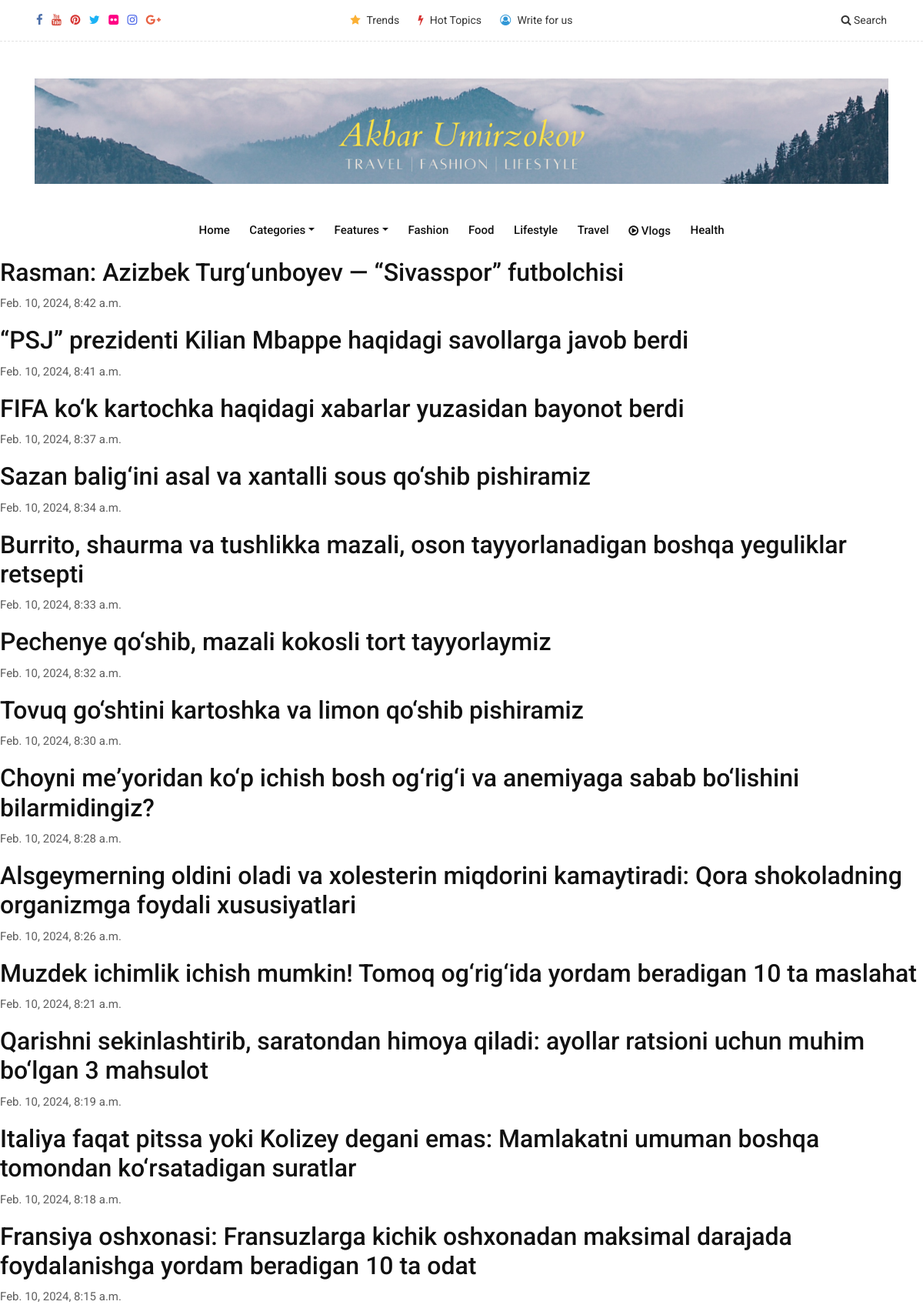
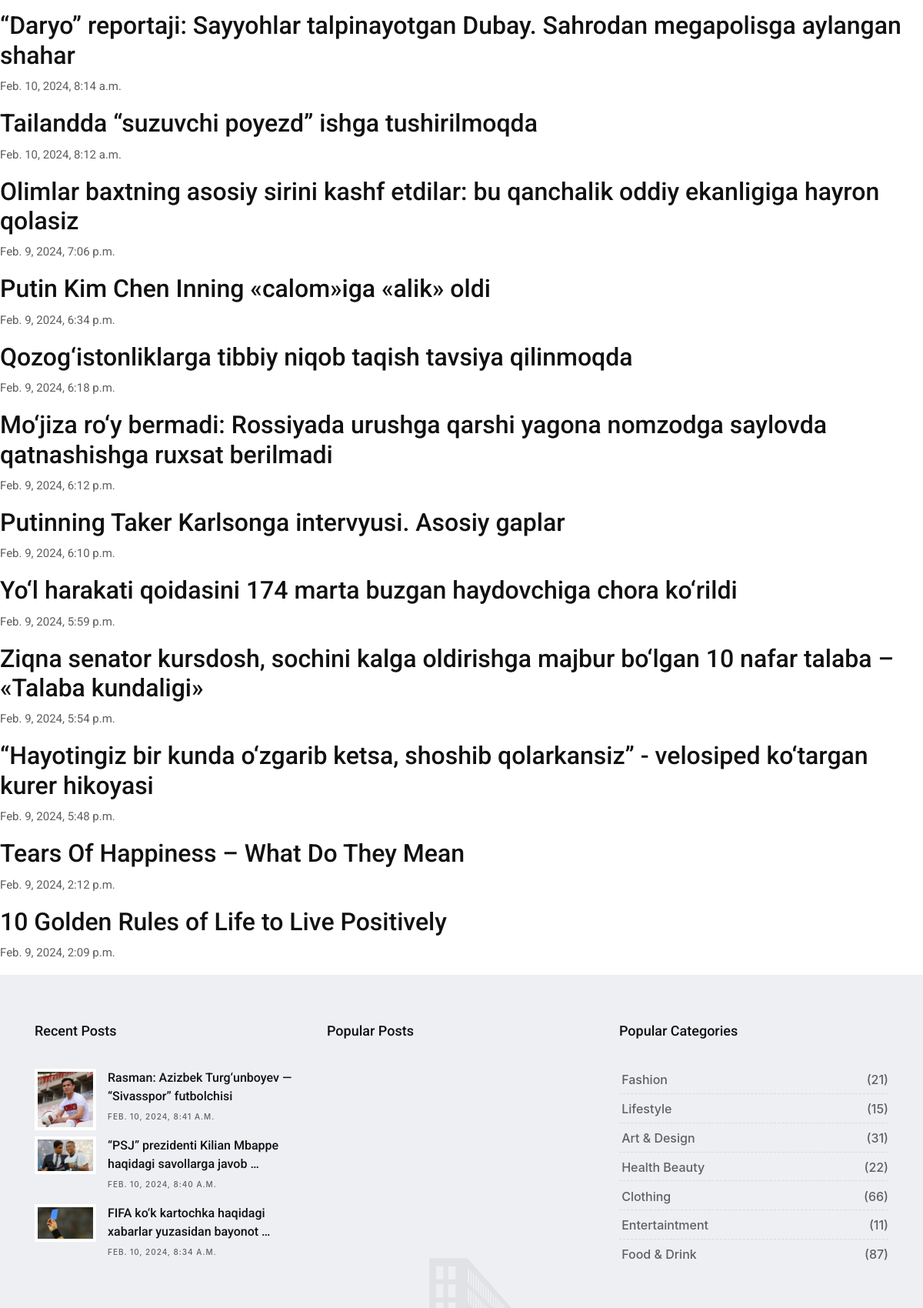
Page /news (upper part) on the committed database (2 pictures, top to bottom).
### news_app/models.py (models this page shows, shortened)
class News(models.Model):
    class Status(models.TextChoices):
        Published = 'PU', 'Published'
        Draft = 'DR', 'Draft'
    title = models.CharField(max_length=150, verbose_name='Title')
    slug = models.SlugField(max_length=150, unique=True, verbose_name='URL')
    body = models.TextField(verbose_name='Text')
    image = models.ImageField(upload_to='static/images', verbose_name='Image')
    category = models.ForeignKey('Category', on_delete=models.CASCADE, verbose_name='Category')
    published_time = models.DateTimeField(default=timezone.now, verbose_name='Published time')
    created_time = models.DateTimeField(auto_now_add=True, verbose_name='Created time')
    updated_time = models.DateTimeField(auto_now=True, verbose_name='Updated time')
    status = models.CharField(max_length=2, choices=Status.choices, default=Status.Draft, verbose_name='Status')
    objects = models.Manager()
    published = PublishedManager()
    class Meta:
        ordering = ['-published_time']
        verbose_name_plural = 'News'

### news_app/views.py (the view)
# urls.py: path('news', v.NewsListView.as_view(), name='news_list'),
class NewsListView(ListView):
    model = News
    queryset = News.published.all()
    template_name = 'news/news_list.html'

### news_app/context_processor.py (called while the page is built)
def latest_news(request):
    latest_news = News.published.all().order_by('-published_time')[:3]
    context = {
        'latest_news': latest_news
    }
    return context

### news_app/models.py (called while the page is built)
    def get_queryset(self):
        return super().get_queryset().filter(status='PU')

### templates/news/news_list.html
{% extends 'base.html' %}
{% block content %}
    {% for blog in object_list %}
        <a href="{% url 'news_detail' blog.slug %}"><h2>{{ blog.title }}</h2></a>
        <p>{{ blog.created_time }}</p>
    {% endfor %}
{% endblock %}

### templates/base.html (shortened to what this page needs)
{% load static %}
<!DOCTYPE html>
<html lang="en">
<head>
    <link href="{% static 'css/bootstrap.css' %}" rel="stylesheet">
    <link href="{% static 'css/font-awesome.min.css' %}" rel="stylesheet">
    <link href="{% static 'style.css' %}" rel="stylesheet">
    <link href="{% static 'css/responsive.css' %}" rel="stylesheet">
    <link href="{% static 'css/colors.css' %}" rel="stylesheet">
    <link rel="stylesheet" href="https://cdn.jsdelivr.net/npm/bootstrap@4.3.1/dist/css/bootstrap.min.css">
</head>
<body>
    <div id="wrapper">
        <div class="topbar-section">
            <div class="container-fluid">
                <div class="row">
                    <div class="col-lg-4 col-md-6 col-sm-6 hidden-xs-down">
                        <div class="topsocial">
                            <a href="#" data-toggle="tooltip" data-placement="bottom" title="Facebook"><i class="fa fa-facebook"></i></a>
                            <a href="#" data-toggle="tooltip" data-placement="bottom" title="Youtube"><i class="fa fa-youtube"></i></a>
                            <a href="#" data-toggle="tooltip" data-placement="bottom" title="Pinterest"><i class="fa fa-pinterest"></i></a>
                            <a href="#" data-toggle="tooltip" data-placement="bottom" title="Twitter"><i class="fa fa-twitter"></i></a>
                            <a href="#" data-toggle="tooltip" data-placement="bottom" title="Flickr"><i class="fa fa-flickr"></i></a>
                            <a href="#" data-toggle="tooltip" data-placement="bottom" title="Instagram"><i class="fa fa-instagram"></i></a>
                            <a href="#" data-toggle="tooltip" data-placement="bottom" title="Google+"><i class="fa fa-google-plus"></i></a>
                        </div>
                    </div>
                    <div class="col-lg-4 hidden-md-down">
                        <div class="topmenu text-center">
                            <ul class="list-inline">
                                <li class="list-inline-item"><a href="{% url 'blog-category-01' %}"><i class="fa fa-star"></i> Trends</a></li>
                                <li class="list-inline-item"><a href="{% url 'blog-category-02' %}"><i class="fa fa-bolt"></i> Hot Topics</a></li>
                                <li class="list-inline-item"><a href="{% url 'page-contact' %}"><i class="fa fa-user-circle-o"></i> Write for us</a></li>
                            </ul>
                        </div>
                    </div>
                    <div class="col-lg-4 col-md-6 col-sm-6 col-xs-12">
                        <div class="topsearch text-right">
                            <a data-toggle="collapse" href="#collapseExample" aria-expanded="false" aria-controls="collapseExample"><i class="fa fa-search"></i> Search</a>
                        </div>
                    </div>
                </div>
            </div>
        </div>
        <div class="header-section">
            <div class="container">
                <div class="row">
                    <div class="col-md-12">
                        <div class="logo">
                            <a href="{% url 'home' %}"><img src="{% static 'upload/White Modern Simple Travel YouTube Banner (2) (2).png' %}" alt=""></a>
                        </div>
                    </div>
                </div>
            </div>
        </div>
        <header class="header">
            <div class="container">
                <nav class="navbar navbar-inverse navbar-toggleable-md">
                    <div class="collapse navbar-collapse justify-content-md-center" id="cloapediamenu">
                        <ul class="navbar-nav">
                            <li class="nav-item">
                                <a class="nav-link color-pink-hover" href="{% url 'home' %}">Home</a>
                            </li>
                            <li class="nav-item dropdown has-submenu menu-large hidden-md-down hidden-sm-down hidden-xs-down">
                                <a class="nav-link dropdown-toggle" href="#" id="dropdown01" data-toggle="dropdown" aria-haspopup="true" aria-expanded="false">Categories</a>
                            </li>
                            <li class="nav-item dropdown has-submenu">
                                <a class="nav-link dropdown-toggle" href="#" id="dropdown02" data-toggle="dropdown" aria-haspopup="true" aria-expanded="false">Features</a>
                            </li>
                            <li class="nav-item">
                                <a class="nav-link color-pink-hover" href="{% url 'blog-category-01' %}">Fashion</a>
                            </li>
                            <li class="nav-item">
                                <a class="nav-link color-red-hover" href="{% url 'blog-category-02' %}">Food</a>
                            </li>
                            <li class="nav-item">
                                <a class="nav-link color-aqua-hover" href="{% url 'blog-category-03' %}">Lifestyle</a>
                            </li>
                            <li class="nav-item">
                                <a class="nav-link color-green-hover" href="blog-category-04.html">Travel</a>
                            </li>
                            <li class="nav-item">
                                <a class="nav-link color-yellow-hover" href="blog-category-05.html"><i class="fa fa-play-circle-o"></i> Vlogs</a>
                            </li>
                            <li class="nav-item">
                                <a class="nav-link color-grey-hover" href="blog-category-06.html">Health</a>
                            </li>
                        </ul>
                    </div>
                </nav>
            </div>
        </header>
{% block content %}
{% endblock content %}
    <footer class="footer">
            <div class="container">
                <div class="row">
                    <div class="col-lg-4 col-md-12 col-sm-12 col-xs-12">
                        <div class="widget">
                            <h2 class="widget-title">Recent Posts</h2>
                            <div class="blog-list-widget">
                                <div class="list-group">
                                    {% for latest_new in latest_news %}
                                    	<a href="{% url 'single' %}" class="list-group-item list-group-item-action flex-column align-items-start">
                                        <div class="w-100 justify-content-between">
                                            <img src="{{ latest_new.image.url }}" alt="" class="img-fluid float-left">
                                            <h5 class="mb-1">{{ latest_new.title|truncatewords:7 }}</h5>
                                            <small>{{ latest_new.published_time}}</small>
                                        </div>
                                        </a>
                                    {% endfor %}
                                </div>
                            </div>
                        </div>
                    </div>
                    <div class="col-lg-4 col-md-12 col-sm-12 col-xs-12">
                        <div class="widget">
                            <h2 class="widget-title">Popular Posts</h2>
                        </div>
                    </div>
                    <div class="col-lg-4 col-md-12 col-sm-12 col-xs-12">
                        <div class="widget">
                            <h2 class="widget-title">Popular Categories</h2>
                            <div class="link-widget">
                                <ul>
                                    <li><a href="#">Fashion <span>(21)</span></a></li>
                                    <li><a href="#">Lifestyle <span>(15)</span></a></li>
                                    <li><a href="#">Art & Design <span>(31)</span></a></li>
                                    <li><a href="#">Health Beauty <span>(22)</span></a></li>
                                    <li><a href="#">Clothing <span>(66)</span></a></li>
                                    <li><a href="#">Entertaintment <span>(11)</span></a></li>
                                    <li><a href="#">Food & Drink <span>(87)</span></a></li>
                                </ul>
                            </div>
                        </div>
                    </div>
                </div>
            </div>
    </footer>
    </div>
</body>
</html>

### static/style.css (style rules this page uses)
body { font-size: 15px; line-height: 26px; background-color: #ffffff; }
h1, h2, h3, h4, h5, body, p, .topbar-section, .navbar-inverse .navbar-nav .nav-link, .header .dropdown-menu, .navbar-nav .nav-link { font-family: 'Roboto', serif; }
h1, h2, h3, h4, h5, h6 { font-weight: 700; line-height: 1.4; color: #111111; }
h2 { font-size: 27px; line-height: 38px; margin-bottom: 20px }
h5 { font-size: 17px; line-height: 25px; margin-bottom: 11px }
a { color: #111111; }
body, p { color: #5e5e5e; }
p { margin-bottom: 26px; font-size: 15px; line-height: 26px; }
a { text-decoration: none !important; }
.header { padding: 0.4rem 0; position: relative; background-color: #ffffff; }
.navbar-inverse .navbar-nav .nav-link, .navbar-nav .nav-link { font-size: 15px; font-weight: 500; line-height: 1; padding: 0.9rem 0 0.8rem; text-transform: capitalize; color: #121212; }
.dropdown-toggle::after { display: inline-block; width: auto; height: auto; margin-left: 0.5em; margin-top: 0rem; vertical-align: middle; content: "\f107"; border: 0; font-family: 'FontAwesome'; }
.navbar-toggleable-md .navbar-nav .nav-link { padding-left: 0.8rem; padding-right: 0.8rem; }
.header-section { padding: 3rem 0 1.5rem; background-color: #ffffff; }
.logo img { max-width: 324px; max-width: 100%; margin: auto; text-align: center; display: block; }
.navbar-nav { margin: 0; }
.header-section { margin-bottom: 0; }
.topsocial .fa { margin-right: 0.5rem; font-size: 15px; }
.topbar-section { display: block; position: relative; background-color: #ffffff; padding: 1rem 2rem; font-size: 14px; border-bottom: 1px dashed #e2e2e2; }
.topbar-section a { color: rgba(0, 0, 0, 0.8) !important; }
.topbar-section .list-inline { margin: 0; padding: 0; }
.topbar-section .list-inline-item { padding: 0 0.4rem !important; }
.topmenu i { padding-right: 0.3rem; }
.menu-large { overflow: hidden; position: static !important; }
.footer .widget-title { display: table; font-size: 18px; line-height: 1; margin: 0 0 2rem; padding: 0 0 0.5rem; }
.footer { padding: 4rem 0 4rem; background: url(images/footer.png) repeat-x center bottom #edeff2; }
.footer ul { padding: 0; margin: 0; list-style: none; }
.footer ul li { margin-bottom: 0.3rem; }
.footer ul li:last-child { margin-bottom: 0; }
.footer h5, .footer ul li a { color: #111111; }
.footer a, .footer p, .blog-list-widget small { color: rgba(0, 0, 0, 0.6) !important; }
.blog-list-widget img { background: #fff none repeat scroll 0 0; margin-right: 15px; max-width: 80px; padding: 4px; }
.blog-list-widget .list-group-item { padding: 0; border: 0; margin: 0; background-color: transparent; }
.blog-list-widget .w-100 { margin-bottom: 1rem; display: block; }
.blog-list-widget .mb-1 { font-size: 16px; font-weight: 500; line-height: 1.5; margin-bottom: 0rem !important; }
.blog-list-widget small { font-size: 10px; font-weight: 500; letter-spacing: 1px; text-transform: uppercase; }
.link-widget li { padding: 0.4rem 0.2rem 0.6rem; text-transform: capitalize; line-height: 1; font-weight: 500; position: relative; margin: 0; border-bottom: 1px dashed #dadada; }
.link-widget li:last-child { border-bottom: 0 dashed #dadada; }
.link-widget li span { position: absolute; right: 0; }

### static/css/responsive.css (style rules this page uses)
@media (min-width: 992px) { .header .navbar-nav .has-submenu { position: relative; } }

### static/css/colors.css (style rules this page uses)
.authorbox p a, .pp a, .sitemap-wrapper small, .fa-user-circle-o, .footer h5:hover, a:hover, a:focus, .navbar-nav .nav-link:hover, .navbar-nav .nav-link:focus, .navbar-inverse .navbar-nav .active > .nav-link, .navbar-inverse .navbar-nav .nav-link.active, .navbar-inverse .navbar-nav .nav-link.open, .navbar-inverse .navbar-nav .open > .nav-link { color: #3197d6 !important; }
.footer .widget-title { border-color: #3197d6; }
.fa-star-o, .fa-star { color: #fbb034; }
.topsocial .fa.fa-facebook { color: #4b6ea9; }
.topsocial .fa.fa-google-plus { color: #e86142; }
.topsocial .fa.fa-twitter { color: #1ab2f5; }
.fa-bolt, .topsocial .fa.fa-pinterest { color: #d73533; }
.topsocial .fa.fa-youtube { color: #d44638; }
.topsocial .fa.fa-instagram { color: #405de6; }
.topsocial .fa.fa-flickr { color: #ff0084; }

### rows in the picture
News: title "Rasman: Azizbek Turg‘unboyev — “Sivasspor” futbolchisi", created_time "Feb. 10, 2024, 8:42 a.m.", image (picture), published_time "FEB. 10, 2024, 8:41 A.M."
News: title "“PSJ” prezidenti Kilian Mbappe haqidagi savollarga javob berdi", created_time "Feb. 10, 2024, 8:41 a.m.", image (picture), title "“PSJ” prezidenti Kilian Mbappe haqidagi savollarga javob …", published_time "FEB. 10, 2024, 8:40 A.M."
News: title "FIFA ko‘k kartochka haqidagi xabarlar yuzasidan bayonot berdi", created_time "Feb. 10, 2024, 8:37 a.m.", image (picture), title "FIFA ko‘k kartochka haqidagi xabarlar yuzasidan bayonot …", published_time "FEB. 10, 2024, 8:34 A.M."
News: title "Sazan balig‘ini asal va xantalli sous qo‘shib pishiramiz", created_time "Feb. 10, 2024, 8:34 a.m."
News: title "Burrito, shaurma va tushlikka mazali, oson tayyorlanadigan boshqa yeguliklar retsepti", created_time "Feb. 10, 2024, 8:33 a.m."
News: title "Pechenye qo‘shib, mazali kokosli tort tayyorlaymiz", created_time "Feb. 10, 2024, 8:32 a.m."
News: title "Tovuq go‘shtini kartoshka va limon qo‘shib pishiramiz", created_time "Feb. 10, 2024, 8:30 a.m."
News: title "Choyni meʼyoridan ko‘p ichish bosh og‘rig‘i va anemiyaga sabab bo‘lishini bilarmidingiz?", created_time "Feb. 10, 2024, 8:28 a.m."
News: title "Alsgeymerning oldini oladi va xolesterin miqdorini kamaytiradi: Qora shokoladning organizmga foydali xususiyatlari", created_time "Feb. 10, 2024, 8:26 a.m."
News: title "Muzdek ichimlik ichish mumkin! Tomoq og‘rig‘ida yordam beradigan 10 ta maslahat", created_time "Feb. 10, 2024, 8:21 a.m."
News: title "Qarishni sekinlashtirib, saratondan himoya qiladi: ayollar ratsioni uchun muhim bo‘lgan 3 mahsulot", created_time "Feb. 10, 2024, 8:19 a.m."
News: title "Italiya faqat pitssa yoki Kolizey degani emas: Mamlakatni umuman boshqa tomondan ko‘rsatadigan suratlar", created_time "Feb. 10, 2024, 8:18 a.m."
News: title "Fransiya oshxonasi: Fransuzlarga kichik oshxonadan maksimal darajada foydalanishga yordam beradigan 10 ta odat", created_time "Feb. 10, 2024, 8:15 a.m."
News: title "“Daryo” reportaji: Sayyohlar talpinayotgan Dubay. Sahrodan megapolisga aylangan shahar", created_time "Feb. 10, 2024, 8:14 a.m."
News: title "Tailandda “suzuvchi poyezd” ishga tushirilmoqda", created_time "Feb. 10, 2024, 8:12 a.m."
News: title "Olimlar baxtning asosiy sirini kashf etdilar: bu qanchalik oddiy ekanligiga hayron qolasiz", created_time "Feb. 9, 2024, 7:06 p.m."
News: title "Putin Kim Chen Inning «calom»iga «alik» oldi", created_time "Feb. 9, 2024, 6:34 p.m."
News: title "Qozog‘istonliklarga tibbiy niqob taqish tavsiya qilinmoqda", created_time "Feb. 9, 2024, 6:18 p.m."
News: title "Mo‘jiza ro‘y bermadi: Rossiyada urushga qarshi yagona nomzodga saylovda qatnashishga ruxsat berilmadi", created_time "Feb. 9, 2024, 6:12 p.m."
News: title "Putinning Taker Karlsonga intervyusi. Asosiy gaplar", created_time "Feb. 9, 2024, 6:10 p.m."
News: title "Yo‘l harakati qoidasini 174 marta buzgan haydovchiga chora ko‘rildi", created_time "Feb. 9, 2024, 5:59 p.m."
News: title "Ziqna senator kursdosh, sochini kalga oldirishga majbur bo‘lgan 10 nafar talaba – «Talaba kundaligi»", created_time "Feb. 9, 2024, 5:54 p.m."
News: title "“Hayotingiz bir kunda o‘zgarib ketsa, shoshib qolarkansiz” - velosiped ko‘targan kurer hikoyasi", created_time "Feb. 9, 2024, 5:48 p.m."
News: title "Tears Of Happiness – What Do They Mean", created_time "Feb. 9, 2024, 2:12 p.m."
News: title "10 Golden Rules of Life to Live Positively", created_time "Feb. 9, 2024, 2:09 p.m."
